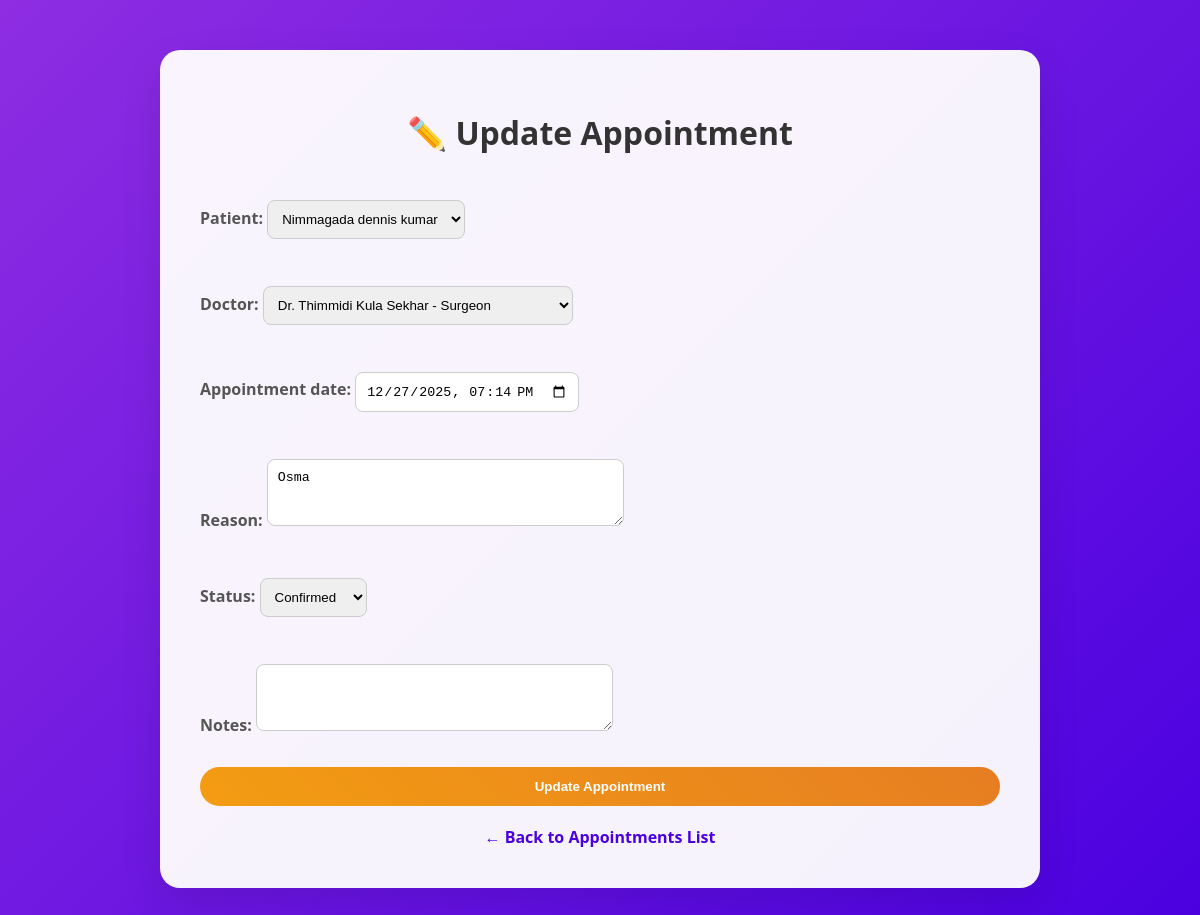
The page /appointments/2/update/ on the database its author committed.
### app1/models.py (models this page shows, shortened)
class Appointment(models.Model):
    STATUS_CHOICES = [
        ('SCHEDULED', 'Scheduled'),
        ('CONFIRMED', 'Confirmed'),
        ('CANCELLED', 'Cancelled'),
        ('COMPLETED', 'Completed'),
    ]
    patient = models.ForeignKey(Patient, on_delete=models.CASCADE, related_name='appointments')
    doctor = models.ForeignKey(Doctor, on_delete=models.CASCADE, related_name='appointments')
    appointment_date = models.DateTimeField()
    reason = models.TextField()
    status = models.CharField(max_length=20, choices=STATUS_CHOICES, default='SCHEDULED')
    notes = models.TextField(blank=True)
    created_at = models.DateTimeField(auto_now_add=True)
    class Meta:
        constraints = [
            models.UniqueConstraint(fields=['patient', 'doctor', 'appointment_date'], name='unique_appointment')
        ]

### app1/views.py (the view)
# urls.py: path("appointments/<int:id>/update/", views.appointment_update, name="appointment_update"),
def appointment_update(request, id):
    appointment = get_object_or_404(Appointment, id=id)
    if request.method == 'POST':
        form = AppointmentForm(request.POST, instance=appointment)
        if form.is_valid():
            form.save()
            messages.success(request, 'Appointment updated successfully!')
            return redirect('appointment_list')
    else:
        form = AppointmentForm(instance=appointment)
    return render(request, 'appointments/update.html', {'form': form})

### app1/forms.py
class AppointmentForm(forms.ModelForm):
    class Meta:
        model = Appointment
        fields = '__all__'
        widgets = {
            'appointment_date': forms.DateTimeInput(attrs={'type': 'datetime-local'}),
            'reason': forms.Textarea(attrs={'rows': 3}),
            'notes': forms.Textarea(attrs={'rows': 3}),
        }

### app1/models.py (called while the page is built)
    def __str__(self):
        return f"{self.first_name} {self.last_name}"

    def __str__(self):
        return f"Dr. {self.first_name} {self.last_name} - {self.get_specialty_display()}"

### templates/appointments/update.html (shortened to what this page needs)
<!DOCTYPE html>
<html>
<head>
</head>
<body>
    <div class="container">
        <h1>✏️ Update Appointment</h1>
        <form method="POST">
            {{ form.as_p }}
            <button type="submit" class="btn">Update Appointment</button>
        </form>
        <a href="{% url 'appointment_list' %}">← Back to Appointments List</a>
    </div>
</body>
</html>

### templates/appointments/update.html (style rules this page uses)
body { font-family: 'Segoe UI', sans-serif; background: linear-gradient(135deg, #8e2de2, #4a00e0); min-height: 100vh; }
.container { max-width: 800px; background: rgba(255,255,255,0.95); margin: 50px auto; border-radius: 20px; box-shadow: 0 15px 40px rgba(0,0,0,0.1); padding: 40px; }
h1 { text-align: center; color: #333; margin-bottom: 30px; }
form { display: flex; flex-direction: column; gap: 15px; }
input, select, textarea { padding: 10px; border-radius: 8px; border: 1px solid #ccc; }
label { font-weight: 600; color: #555; }
.btn { background: linear-gradient(45deg, #f39c12, #e67e22); color: white; border: none; padding: 12px; border-radius: 25px; font-weight: 600; cursor: pointer; transition: 0.3s; }
a { display: block; text-align: center; color: #4a00e0; margin-top: 20px; text-decoration: none; font-weight: 600; }

### rows shown on the page
Appointment: patient "Nimmagada dennis kumar", doctor "Dr. Thimmidi Kula Sekhar - Surgeon", appointment_date "12/27/2025 19:14", reason "Osma", status "Confirmed"
